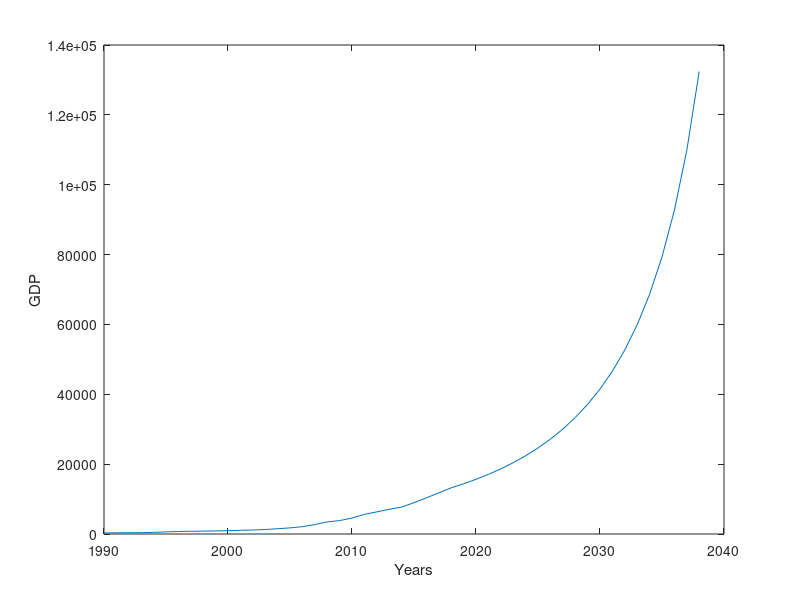
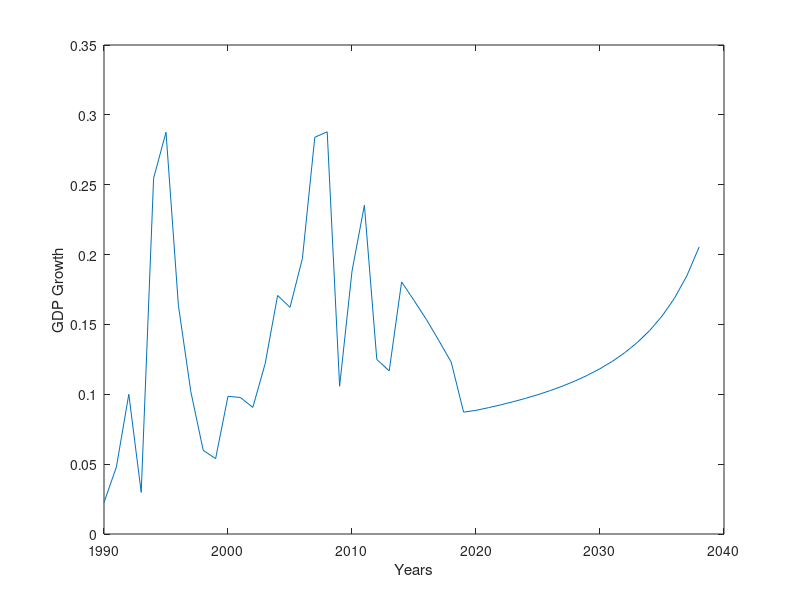

The MATLAB script that drew these images, in order:
clear all
load('temp.mat');
p = [317.884673	333.1421454	366.4606923	377.3898395	473.4922787	609.6566792	709.4137551	781.7441643	828.5804793	873.2870617	959.3724836	1053.108243	1148.50829	1288.643252	1508.668098	1753.417829	2099.229435	2695.365917	3471.248054	3838.433972	4560.512586	5633.795717	6337.883323	7077.770765];
p = [p g];
q = [0.022525468	0.04799688	0.100013005	0.029823518	0.254650309	0.287574701	0.163628283	0.101958002	0.059912587	0.053955631	0.098576317	0.097705282	0.090589024	0.122014758	0.170741472	0.16222901	0.197221449	0.283978717	0.287857813	0.105779222	0.188118024	0.235342653	0.124975708	0.116740464];
a = q;
for i = 2:5
chn(5, i) = ((1 + rlt(i - 1, 1)) * g - mi) / (ma - mi);
rlt(i, 1) = tb' * chn(:, i);
g = g * (1 + rlt(i, 1));
p = [p g];
end
load('rm.mat');
for i = 6:25
chn(5, i) = ((1 + rlt(i - 1, 1)) * g - mi) / (ma - mi);
rlt(i, 1) = tb' * chn(:, i);
g = g * (1 + rlt(i, 1));
p = [p g];
end
plot(1990:2038, p);
xlabel('Years')
ylabel('GDP')
figure(2)
plot(1990:2038, [q rlt']);
xlabel('Years')
ylabel('GDP Growth')
